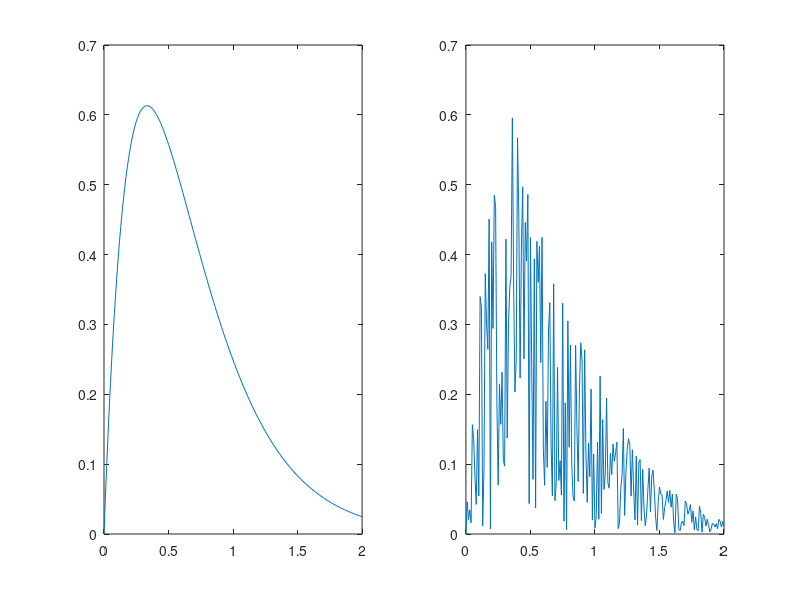

Recreate this plot in MATLAB.
x = 0:0.01:2;

y = 5*x.*exp(-3*x);

noise = rand(1,201);

y1 = y.*noise;

subplot(1,2,1),plot(x,y);

subplot(1,2,2),plot(x,y1);